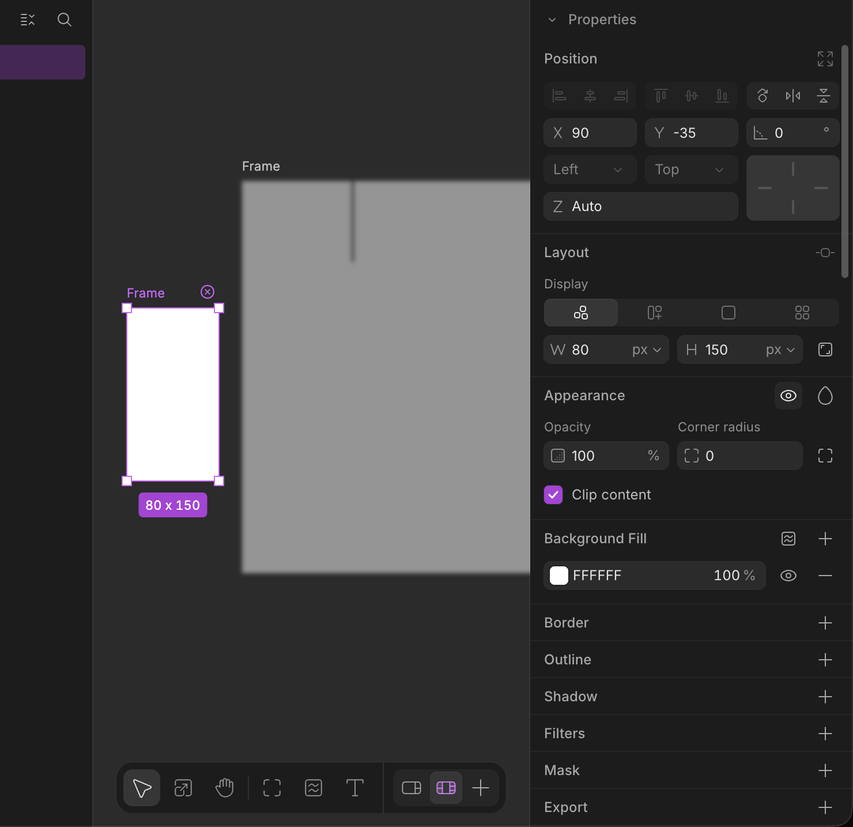
#> input picture design/wonder/properties-audit/wonder/A11-eye-visible.png, 853 x 827 px, shrunk from 1480 x 1434 before the run; its folder holds 4 pictures in this run
$ python make-pairs.py
#> lines starting #> are read from the running program, lines starting #| are printed output that depends on the picture; pictures that were not available may be replaced by others from this repository, and a replacement may not be noted
"""Regenerate pairs/<name>.png for every PNG present in both wonder/ and verynize/,
and pairs-after/<name>.png for every PNG in both wonder/ and verynize/after/ (after-fix proof;
Wonder's `<name>-confirmed.png` retake is used when it exists).

Wonder on the left, a 20 px magenta gutter, Verynize on the right; the canvas is magenta where a half is shorter.
Run from anywhere: python3 design/wonder/properties-audit/make-pairs.py
"""
from pathlib import Path

from PIL import Image

HERE = Path(__file__).resolve().parent
GUTTER, MAGENTA = 20, (255, 0, 255)


def pair_dir(right, out, prefer_confirmed=False):
#> called with prefer_confirmed = False
    names = sorted({p.name for p in (HERE / "wonder").glob("*.png")} & {p.name for p in right.glob("*.png")})
    out.mkdir(exist_ok=True)
    for old in out.glob("*.png"):
        old.unlink()
    for name in names:
        left = HERE / "wonder" / name
        confirmed = left.with_name(left.stem + "-confirmed.png")
        if prefer_confirmed and confirmed.exists():
            left = confirmed
        w = Image.open(left).convert("RGB")
        v = Image.open(right / name).convert("RGB")
        pair = Image.new("RGB", (w.width + GUTTER + v.width, max(w.height, v.height)), MAGENTA)
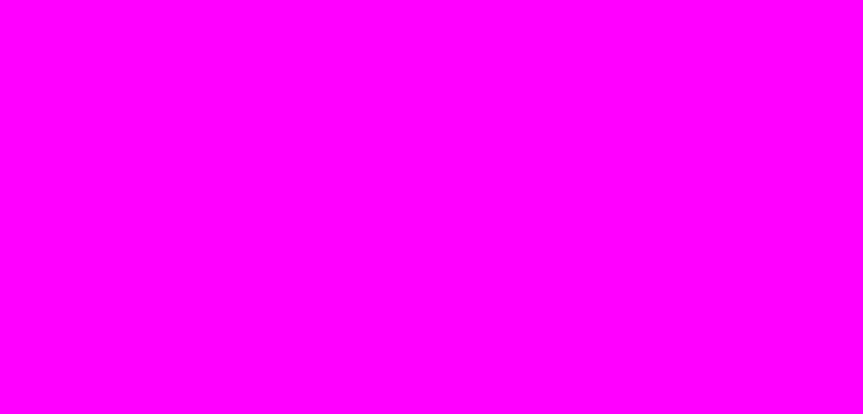
#> pair: PIL image 1726x827 RGB (shown at 1/2 size); mean R, G, B 255, 0, 255
        pair.paste(w, (0, 0))
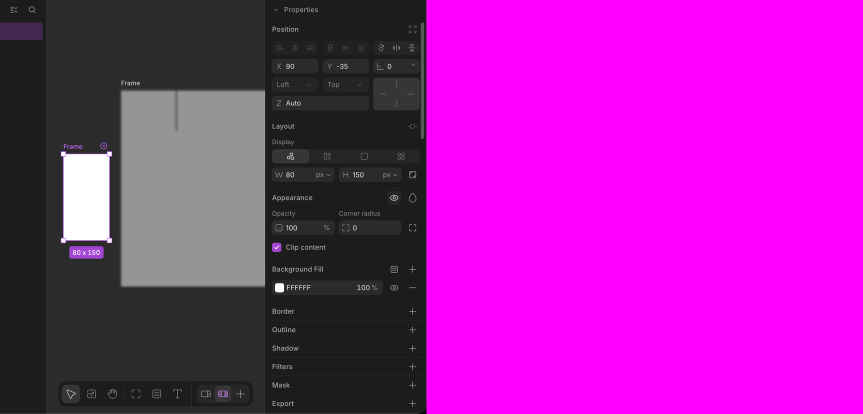
#> pair: PIL image 1726x827 RGB (shown at 1/2 size); mean R, G, B 159, 29.7, 159.1
        pair.paste(v, (w.width + GUTTER, 0))
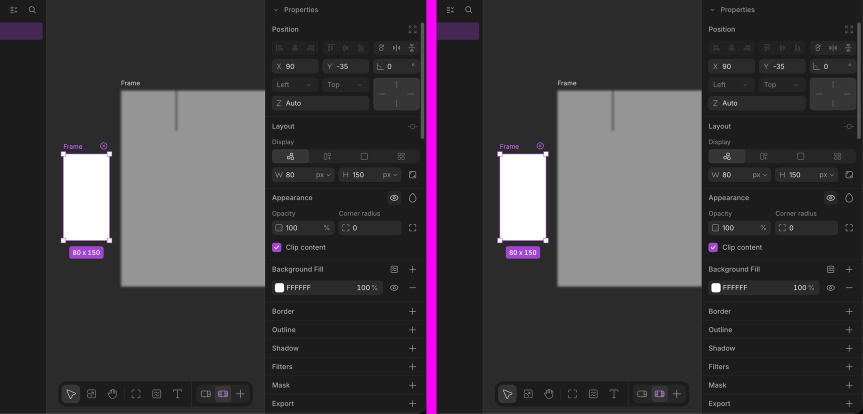
#> pair: PIL image 1726x827 RGB (shown at 1/2 size); mean R, G, B 62.9, 59.5, 63.2
        pair.save(out / name)
    return len(names)


print(f"{pair_dir(HERE / 'verynize', HERE / 'pairs')} pairs")
print(f"{pair_dir(HERE / 'verynize' / 'after', HERE / 'pairs-after', True)} after-fix pairs")

$ run again, on design/wonder/properties-audit/wonder/A2-border-filled.png
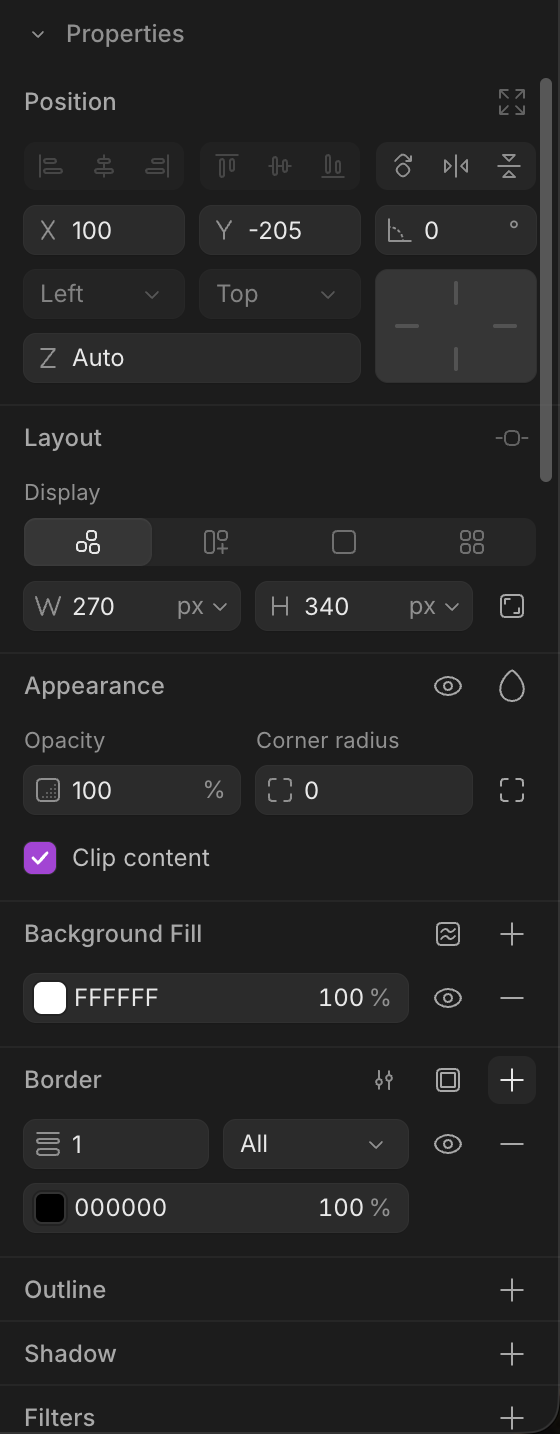
#> input picture design/wonder/properties-audit/wonder/A2-border-filled.png, 560 x 1434 px
#> in pair_dir, `pair.paste(w, (0, 0))`:
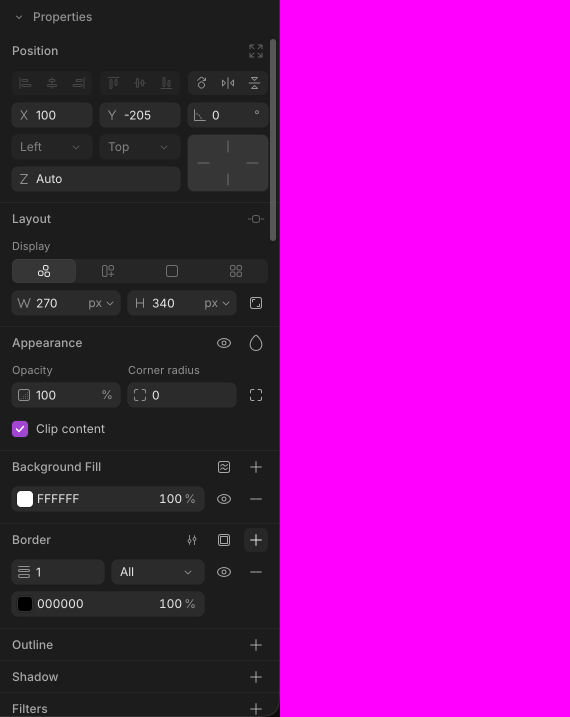
#> pair: PIL image 1140x1434 RGB (shown at 1/2 size); mean R, G, B 147.4, 17.6, 147.4
#> in pair_dir, `pair.paste(v, (w.width + GUTTER, 0))`:
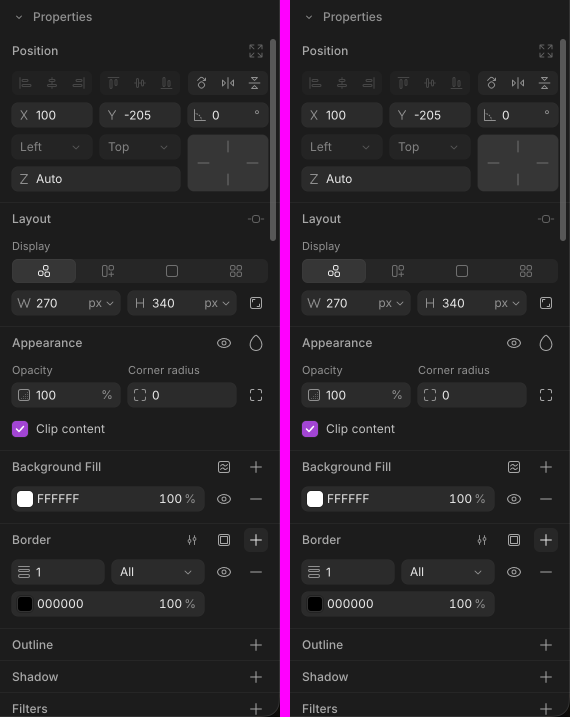
#> pair: PIL image 1140x1434 RGB (shown at 1/2 size); mean R, G, B 39.8, 35.2, 39.9

$ run again, on design/wonder/properties-audit/wonder/A2-border-variable-bound.png
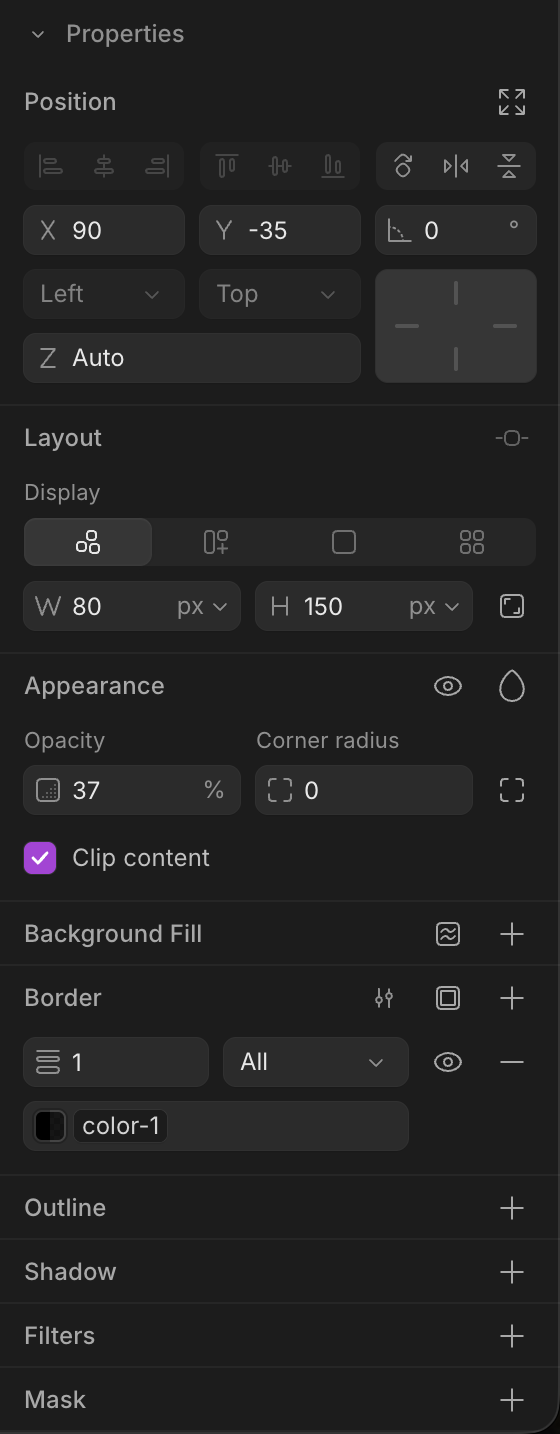
#> input picture design/wonder/properties-audit/wonder/A2-border-variable-bound.png, 560 x 1434 px
#> in pair_dir, `pair.paste(w, (0, 0))`:
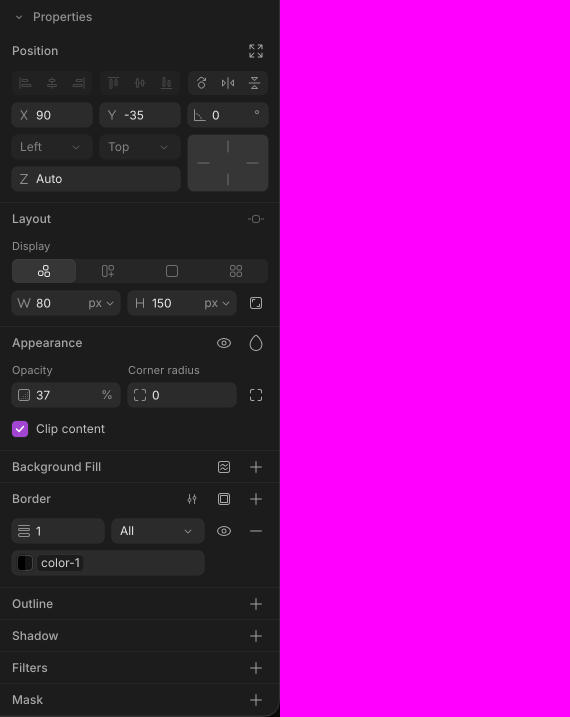
#> pair: PIL image 1140x1434 RGB (shown at 1/2 size); mean R, G, B 146.8, 17, 146.8
#> in pair_dir, `pair.paste(v, (w.width + GUTTER, 0))`:
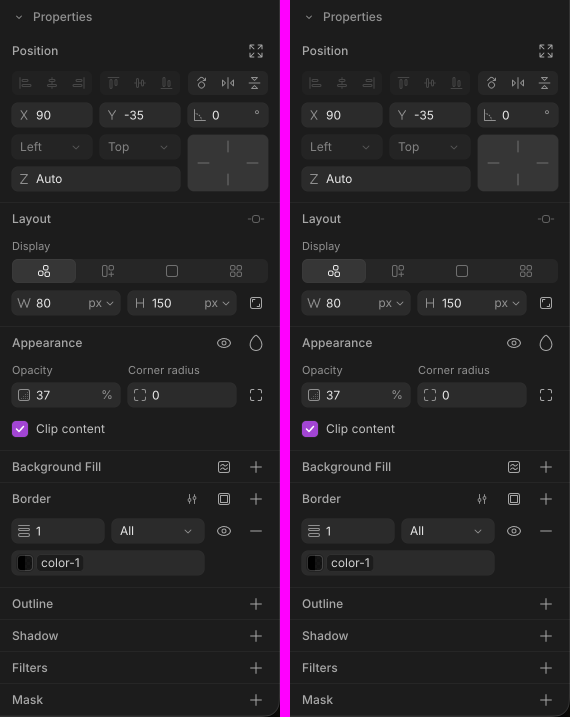
#> pair: PIL image 1140x1434 RGB (shown at 1/2 size); mean R, G, B 38.5, 34, 38.6
